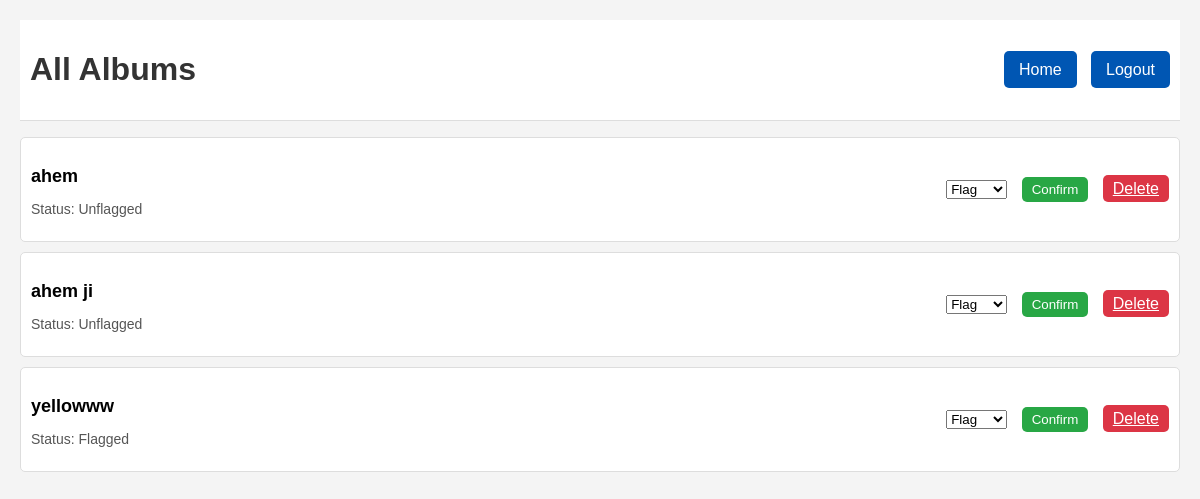
The app's page /admin_albums with its own data.
### model.py (models this page shows)
class Album(db.Model, UserMixin):
    __tablename__ = "albums"
    id = db.Column(db.Integer, primary_key=True, autoincrement=True)
    name = db.Column(db.String(80), unique=True, nullable=False)
    flag=db.Column(db.Boolean(), default=False)
    songs = db.relationship('Song', back_populates='album')
    user_id = db.Column(db.Integer, db.ForeignKey('user.id'), nullable=False)
    user = db.relationship('User', back_populates='albums')

### app.py (the view)
@app.route('/admin_albums', methods=["GET", "POST"])
def admin_albums():
    if request.method=="GET":
        albums=Album.query.all()
        return render_template("admin_albums.html" ,albums=albums)

### templates/admin_albums.html (shortened to what this page needs)
<!DOCTYPE html>
<html lang="en">
<head>
</head>
<body>
    <div class="top-buttons">
        <h1>All Albums</h1>
        <div>
            <a href="/admin_dashboard" class="creator-btn">Home</a>
            <a href="/logout" class="creator-btn">Logout</a>
        </div>
    </div>
    <ul class="flagged-list">
        {% for album in albums %}
            <li class="flagged-item">
                <div>
                    <p class="flagged-title">{{ album.name }}</p>
                    <p class="flagged-description">Status: {{ "Flagged" if album.flag else "Unflagged" }}</p>
                </div>
                <div>
                    <form method="POST" action="{{ url_for('admin_albumss', album_id=album.id) }}">
                        <select class="flag-dropdown" name="flag_action">
                            <option value="1">Flag</option>
                        </select>
                        <button type="submit" class="confirm-button">Confirm</button>
                        <a href="{{url_for('admin_delete_album', album_id=album.id)}}" class="delete-button" onclick="return confirm('Are you sure you want to delete?')">Delete</a>
                    </form>
                </div>
            </li>
        {% endfor %}
    </ul>
</body>
</html>

### templates/admin_albums.html (style rules this page uses)
body { font-family: 'Arial', sans-serif; margin: 20px; background-color: #f4f4f4; }
h1 { color: #333; }
.top-buttons { display: flex; justify-content: space-between; align-items: center; background-color: #fff; padding: 10px; border-bottom: 1px solid #ddd; }
.flagged-list { list-style: none; padding: 0; }
.flagged-item { display: flex; justify-content: space-between; border: 1px solid #ddd; border-radius: 5px; padding: 10px; margin-bottom: 10px; background-color: #fff; align-items: center; }
.flagged-title { font-size: 18px; font-weight: bold; margin-bottom: 5px; }
.flagged-description { font-size: 14px; color: #555; }
.flag-dropdown { margin-right: 10px; }
.confirm-button, .delete-button { padding: 5px 10px; border: none; border-radius: 5px; cursor: pointer; }
.confirm-button { background-color: #28a745; color: #fff; margin-right: 5px; }
.delete-button { background-color: #dc3545; color: #fff; margin-left: 5px; }
.logout-btn, .home-btn, .creator-btn { padding: 10px 15px; margin-left: 10px; text-decoration: none; color: #fff; background-color: #0056b3; border: none; border-radius: 5px; cursor: pointer; transition: background-color 0.3s ease; }

### records on screen
Album: name "ahem", flag "Unflagged"
Album: name "ahem ji", flag "Unflagged"
Album: name "yellowww", flag "Flagged"
